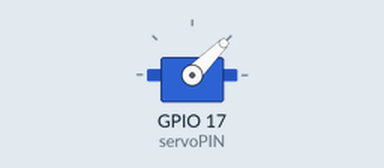
Simulated run of this program. Board: Raspberry Pi (BCM pin numbers). Shown: servo. Servo angles are drawn from the pulse width (0.5 ms = 0°, 2.5 ms = 180°).

Above: at 0.05 s.
At 0.4 s:
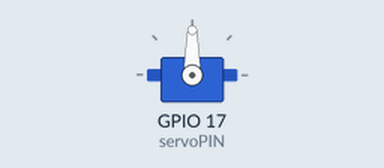
At 0.8 s:
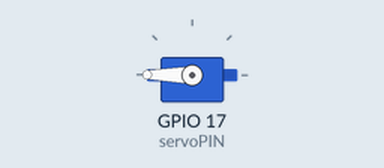
At 1.6 s:
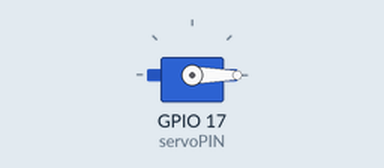
Timing chart, 0 to 3.7 s (numbered marks = the images above):
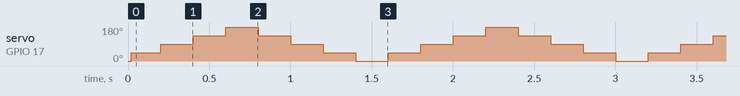

The program:

main.py
```python
import RPi.GPIO as GPIO
import time

servoPIN = 17
GPIO.setmode(GPIO.BCM)
GPIO.setup(servoPIN, GPIO.OUT)

p = GPIO.PWM(servoPIN, 50) # GPIO 17 for PWM with 50Hz
p.start(2.5) # Initialization
try:
  while True:
    p.ChangeDutyCycle(5)
    time.sleep(0.2)
    p.ChangeDutyCycle(7.5)
    time.sleep(0.2)
    p.ChangeDutyCycle(10)
    time.sleep(0.2)
    p.ChangeDutyCycle(12.5)
    time.sleep(0.2)
    p.ChangeDutyCycle(10)
    time.sleep(0.2)
    p.ChangeDutyCycle(7.5)
    time.sleep(0.2)
    p.ChangeDutyCycle(5)
    time.sleep(0.2)
    p.ChangeDutyCycle(2.5)
    time.sleep(0.2)
except KeyboardInterrupt:
  p.stop()
  GPIO.cleanup()
```

Measured:
- by itself, servo on GPIO 17 (servoPIN): repeats every 1.6 s: 90° 0.20 s, 135° 0.20 s, 180° 0.20 s, 135° 0.20 s, 90° 0.20 s, 45° 0.20 s, 0° 0.20 s, 45° 0.20 s
